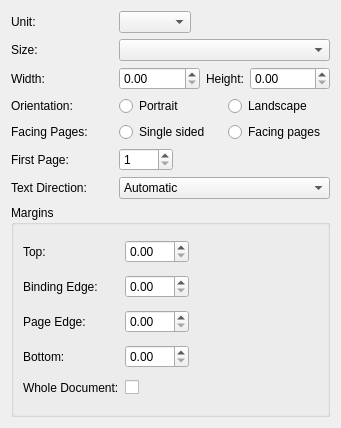
<ui version="4.0" >
 <class>KWPageLayout</class>
 <widget class="QWidget" name="KWPageLayout" >
  <property name="geometry" >
   <rect>
    <x>0</x>
    <y>0</y>
    <width>341</width>
    <height>428</height>
   </rect>
  </property>
  <layout class="QGridLayout" >
   <item row="0" column="0" >
    <widget class="QLabel" name="unitsLabel" >
     <property name="text" >
      <string>Unit:</string>
     </property>
     <property name="buddy" >
      <cstring>units</cstring>
     </property>
    </widget>
   </item>
   <item row="0" column="1" colspan="2" >
    <layout class="QHBoxLayout" >
     <property name="spacing" >
      <number>6</number>
     </property>
     <property name="leftMargin" >
      <number>0</number>
     </property>
     <property name="topMargin" >
      <number>0</number>
     </property>
     <property name="rightMargin" >
      <number>0</number>
     </property>
     <property name="bottomMargin" >
      <number>0</number>
     </property>
     <item>
      <widget class="QComboBox" name="units" />
     </item>
     <item>
      <spacer>
       <property name="orientation" >
        <enum>Qt::Horizontal</enum>
       </property>
       <property name="sizeHint" >
        <size>
         <width>10</width>
         <height>0</height>
        </size>
       </property>
      </spacer>
     </item>
    </layout>
   </item>
   <item row="1" column="0" >
    <widget class="QLabel" name="label_2" >
     <property name="text" >
      <string>Size:</string>
     </property>
     <property name="buddy" >
      <cstring>sizes</cstring>
     </property>
    </widget>
   </item>
   <item row="1" column="1" colspan="2" >
    <widget class="QComboBox" name="sizes" />
   </item>
   <item row="2" column="0" >
    <widget class="QLabel" name="label_3" >
     <property name="text" >
      <string>Width:</string>
     </property>
     <property name="buddy" >
      <cstring>width</cstring>
     </property>
    </widget>
   </item>
   <item row="2" column="1" colspan="2" >
    <layout class="QHBoxLayout" >
     <property name="spacing" >
      <number>6</number>
     </property>
     <property name="leftMargin" >
      <number>0</number>
     </property>
     <property name="topMargin" >
      <number>0</number>
     </property>
     <property name="rightMargin" >
      <number>0</number>
     </property>
     <property name="bottomMargin" >
      <number>0</number>
     </property>
     <item>
      <widget class="KoUnitDoubleSpinBox" name="width" />
     </item>
     <item>
      <widget class="QLabel" name="label_4" >
       <property name="sizePolicy" >
        <sizepolicy vsizetype="Preferred" hsizetype="Fixed" >
         <horstretch>0</horstretch>
         <verstretch>0</verstretch>
        </sizepolicy>
       </property>
       <property name="text" >
        <string>Height:</string>
       </property>
       <property name="buddy" >
        <cstring>height</cstring>
       </property>
      </widget>
     </item>
     <item>
      <widget class="KoUnitDoubleSpinBox" name="height" />
     </item>
    </layout>
   </item>
   <item row="3" column="0" >
    <widget class="QLabel" name="label_5" >
     <property name="text" >
      <string>Orientation:</string>
     </property>
    </widget>
   </item>
   <item row="3" column="1" >
    <widget class="QRadioButton" name="portrait" >
     <property name="text" >
      <string>Portrait</string>
     </property>
    </widget>
   </item>
   <item row="3" column="2" >
    <widget class="QRadioButton" name="landscape" >
     <property name="text" >
      <string>Landscape</string>
     </property>
    </widget>
   </item>
   <item row="4" column="0" >
    <widget class="QLabel" name="facingPageLabel" >
     <property name="text" >
      <string>Facing Pages:</string>
     </property>
    </widget>
   </item>
   <item row="4" column="1" >
    <widget class="QRadioButton" name="singleSided" >
     <property name="text" >
      <string>Single sided</string>
     </property>
    </widget>
   </item>
   <item row="4" column="2" >
    <widget class="QRadioButton" name="facingPages" >
     <property name="text" >
      <string>Facing pages</string>
     </property>
    </widget>
   </item>
   <item row="5" column="0" >
    <widget class="QLabel" name="label_6" >
     <property name="text" >
      <string>First Page:</string>
     </property>
     <property name="buddy" >
      <cstring>firstPage</cstring>
     </property>
    </widget>
   </item>
   <item row="5" column="1" colspan="2" >
    <layout class="QHBoxLayout" >
     <item>
      <widget class="QSpinBox" name="firstPage" >
       <property name="minimum" >
        <number>1</number>
       </property>
       <property name="maximum" >
        <number>9999</number>
       </property>
       <property name="value" >
        <number>1</number>
       </property>
      </widget>
     </item>
     <item>
      <spacer>
       <property name="orientation" >
        <enum>Qt::Horizontal</enum>
       </property>
       <property name="sizeHint" >
        <size>
         <width>40</width>
         <height>0</height>
        </size>
       </property>
      </spacer>
     </item>
    </layout>
   </item>
   <item row="7" column="0" colspan="3" >
    <widget class="QGroupBox" name="margins" >
     <property name="title" >
      <string>Margins</string>
     </property>
     <layout class="QGridLayout" >
      <property name="leftMargin" >
       <number>9</number>
      </property>
      <property name="topMargin" >
       <number>9</number>
      </property>
      <property name="rightMargin" >
       <number>9</number>
      </property>
      <property name="bottomMargin" >
       <number>9</number>
      </property>
      <property name="horizontalSpacing" >
       <number>6</number>
      </property>
      <property name="verticalSpacing" >
       <number>6</number>
      </property>
      <item rowspan="4" row="0" column="2" >
       <spacer>
        <property name="orientation" >
         <enum>Qt::Horizontal</enum>
        </property>
        <property name="sizeType" >
         <enum>QSizePolicy::MinimumExpanding</enum>
        </property>
        <property name="sizeHint" >
         <size>
          <width>10</width>
          <height>10</height>
         </size>
        </property>
       </spacer>
      </item>
      <item row="2" column="0" >
       <widget class="QLabel" name="rightLabel" >
        <property name="text" >
         <string>Page Edge:</string>
        </property>
        <property name="buddy" >
         <cstring>pageEdgeMargin</cstring>
        </property>
       </widget>
      </item>
      <item row="1" column="0" >
       <widget class="QLabel" name="leftLabel" >
        <property name="text" >
         <string>Binding Edge:</string>
        </property>
        <property name="buddy" >
         <cstring>bindingEdgeMargin</cstring>
        </property>
       </widget>
      </item>
      <item row="3" column="0" >
       <widget class="QLabel" name="label_12" >
        <property name="text" >
         <string>Bottom:</string>
        </property>
        <property name="buddy" >
         <cstring>bottomMargin</cstring>
        </property>
       </widget>
      </item>
      <item row="2" column="1" >
       <widget class="KoUnitDoubleSpinBox" name="pageEdgeMargin" >
        <property name="maximum" >
         <double>999.990000000000009</double>
        </property>
       </widget>
      </item>
      <item row="0" column="0" >
       <widget class="QLabel" name="label_9" >
        <property name="text" >
         <string>Top:</string>
        </property>
        <property name="buddy" >
         <cstring>topMargin</cstring>
        </property>
       </widget>
      </item>
      <item row="1" column="1" >
       <widget class="KoUnitDoubleSpinBox" name="bindingEdgeMargin" >
        <property name="maximum" >
         <double>999.990000000000009</double>
        </property>
       </widget>
      </item>
      <item row="0" column="1" >
       <widget class="KoUnitDoubleSpinBox" name="topMargin" >
        <property name="maximum" >
         <double>999.990000000000009</double>
        </property>
       </widget>
      </item>
      <item row="3" column="1" >
       <widget class="KoUnitDoubleSpinBox" name="bottomMargin" >
        <property name="maximum" >
         <double>999.990000000000009</double>
        </property>
       </widget>
      </item>
      <item row="4" column="1" >
       <widget class="QCheckBox" name="wholeDocument" >
        <property name="text" >
         <string/>
        </property>
       </widget>
      </item>
      <item row="4" column="0" >
       <widget class="QLabel" name="wholeDocumentLabel" >
        <property name="text" >
         <string>Whole Document:</string>
        </property>
        <property name="buddy" >
         <cstring>wholeDocument</cstring>
        </property>
       </widget>
      </item>
     </layout>
    </widget>
   </item>
   <item row="6" column="0" >
    <widget class="QLabel" name="directionLabel" >
     <property name="text" >
      <string>Text Direction:</string>
     </property>
    </widget>
   </item>
   <item row="6" column="1" colspan="2" >
    <widget class="QComboBox" name="textDirection" >
     <item>
      <property name="text" >
       <string>Automatic</string>
      </property>
     </item>
     <item>
      <property name="text" >
       <string>Left to right</string>
      </property>
     </item>
     <item>
      <property name="text" >
       <string>Right to left</string>
      </property>
     </item>
    </widget>
   </item>
  </layout>
 </widget>
 <customwidgets>
  <customwidget>
   <class>KoUnitDoubleSpinBox</class>
   <extends>QDoubleSpinBox</extends>
   <header>KoUnitDoubleSpinBox.h</header>
  </customwidget>
 </customwidgets>
 <tabstops>
  <tabstop>units</tabstop>
  <tabstop>sizes</tabstop>
  <tabstop>width</tabstop>
  <tabstop>height</tabstop>
  <tabstop>portrait</tabstop>
  <tabstop>landscape</tabstop>
  <tabstop>singleSided</tabstop>
  <tabstop>facingPages</tabstop>
  <tabstop>firstPage</tabstop>
  <tabstop>textDirection</tabstop>
  <tabstop>topMargin</tabstop>
  <tabstop>bindingEdgeMargin</tabstop>
  <tabstop>pageEdgeMargin</tabstop>
  <tabstop>bottomMargin</tabstop>
  <tabstop>wholeDocument</tabstop>
 </tabstops>
 <resources/>
 <connections/>
</ui>
